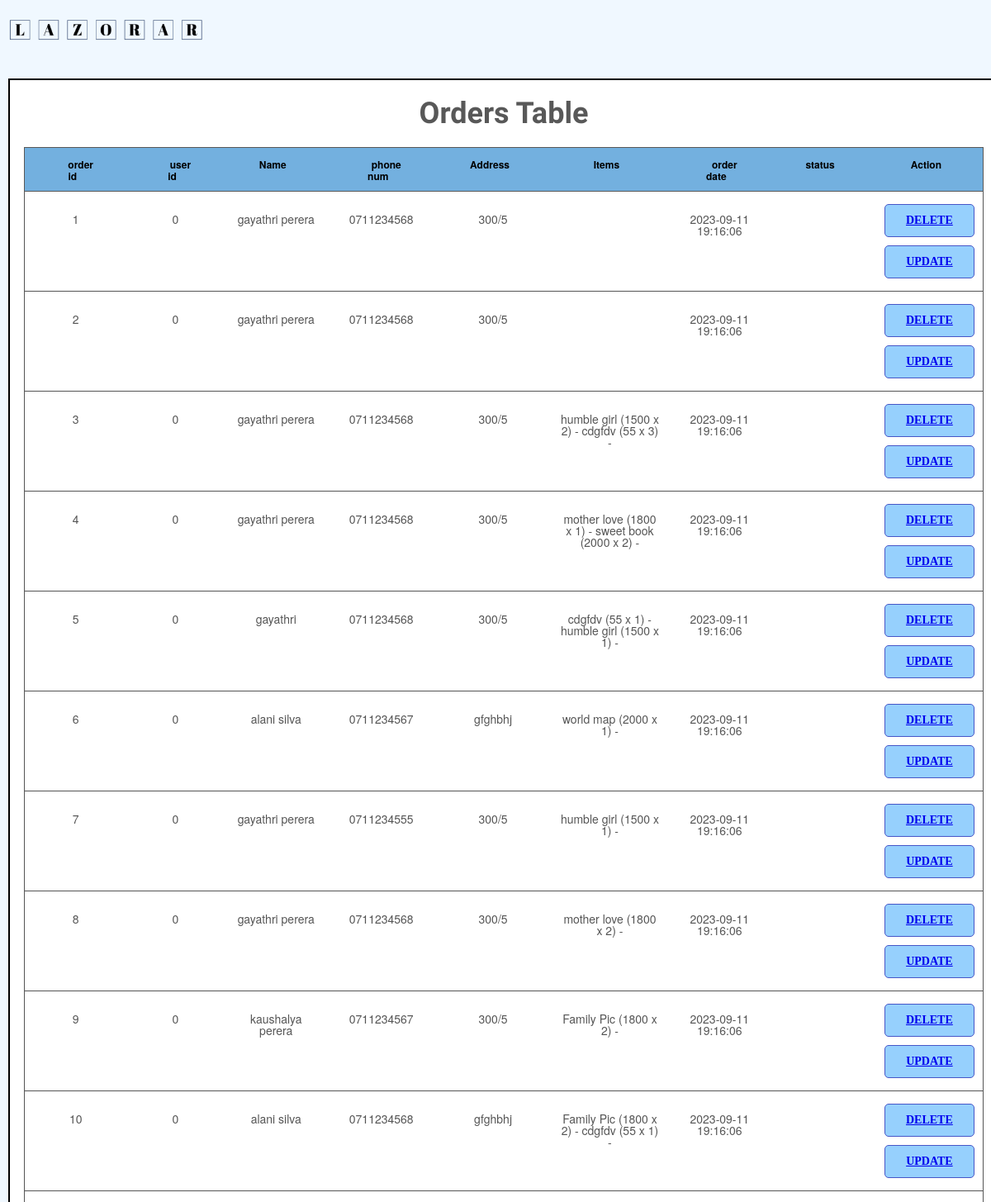
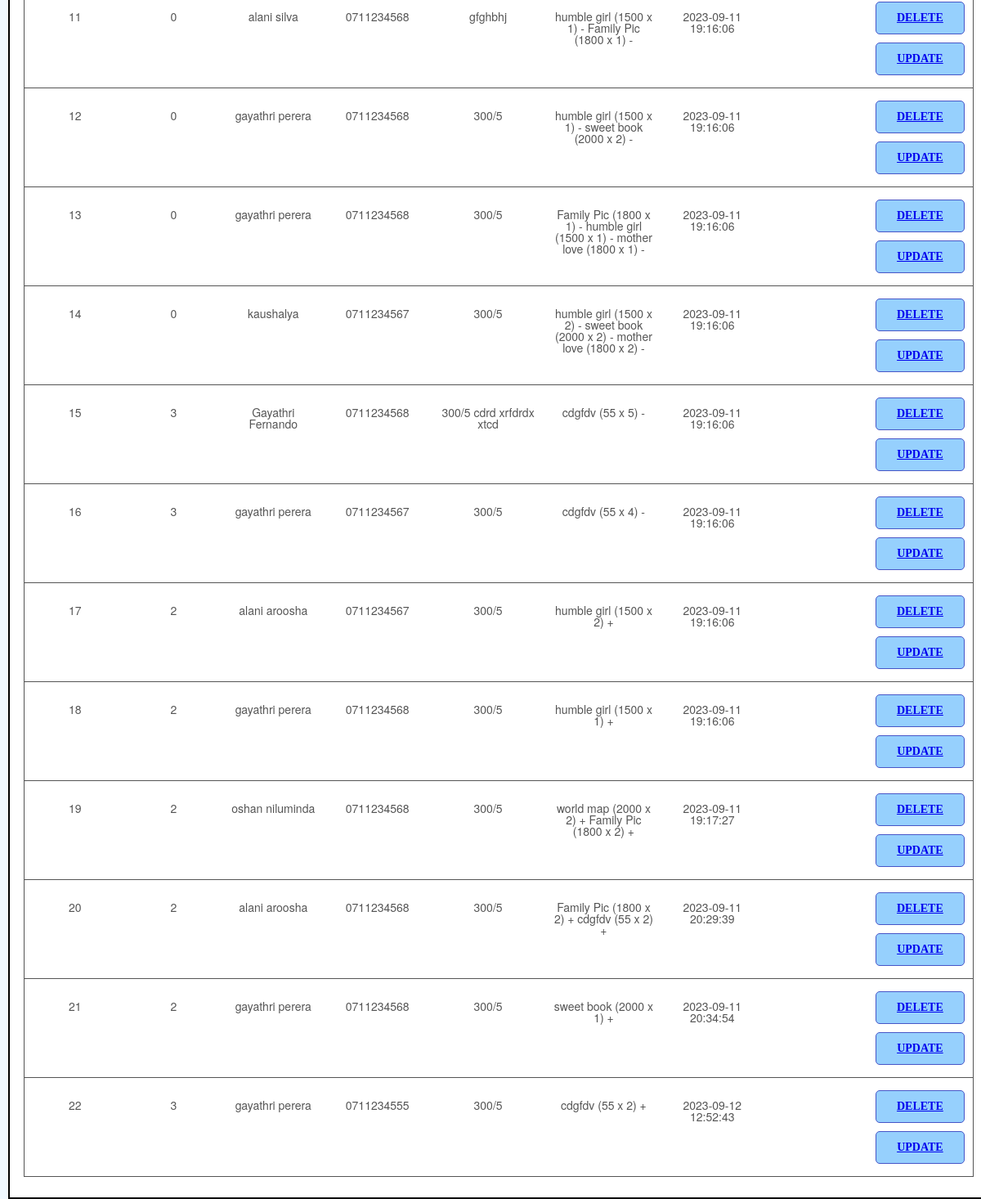
The page /admin/orders.php on the database its author committed (2 pictures, top to bottom).
### tables this page shows
CREATE TABLE `orders` (
  `orderId` int(11) NOT NULL,
  `user_id` int(11) NOT NULL,
  `orderCode` varchar(100) NOT NULL,
  `name` varchar(100) NOT NULL,
  `number` varchar(100) NOT NULL,
  `email` varchar(100) NOT NULL,
  `address` varchar(150) NOT NULL,
  `totalProduct` varchar(200) NOT NULL,
  `totalPrice` int(11) NOT NULL,
  `orderDate` datetime NOT NULL DEFAULT current_timestamp()
);

### admin/orders.php (the view, shortened to what this page needs)
<!DOCTYPE html>
<html lang="en">
<head>
  <link rel="stylesheet" href="table.css">
</head>
<body>
  <div class="imgAddItem">
    <a href="adminPanel.php"><img src="image/logo.png" alt="Lazorar"></a>
  </div>
  <div id="wrapper">
    <h1>Orders Table</h1>
    <table id="keywords" cellspacing="0" cellpadding="0">
      <thead>
        <tr>
          <th><span>order id</span></th>
          <th><span>user id</span></th>
          <th><span>Name</span></th>
          <th><span>phone num</span></th>
          <th><span>Address</span></th>
          <th><span>Items</span></th>
          <th><span>order date</span></th>
          <th><span>status</span></th>
          <th><span>Action</span></th>
        </tr>
      </thead>
      <tbody>
        <?php
        require 'connection.php';
        $select_order = mysqli_query($con, "SELECT * FROM `orders`");
        if (mysqli_num_rows($select_order) > 0) {
          while ($row = mysqli_fetch_assoc($select_order)) {
            ?>
            <tr>
              <td>
                <?php echo $row['orderId']; ?>
              </td>
              <td>
                <?php echo $row['user_id']; ?>
              </td>
              <td>
                <?php echo $row['name']; ?>
              </td>
              <td>
                <?php echo $row['number']; ?>
              </td>
              <td>
                <?php echo $row['address']; ?>
              </td>
              <td>
                <?php echo $row['totalProduct']; ?>
              </td>
              <td>
                <?php echo $row['orderDate']; ?>
              </td>
              <td>
              </td>
              <td>
                <a href="order-delete.php?delete=<?php echo $row['orderId']; ?>"> <button
                    class="btnDelete">Delete</a></button> <br>
                <a href="order-update.php?edit=<?php echo $row['orderId']; ?>"> <button>update</a></button> <br>
            </tr>
            <?php
          }
        }
        ?>
      </tbody>
    </table>
  </div>
</body>
</html>

### admin/table.css (style rules this page uses)
html, body, div, span, applet, object, iframe, h1, h2, h3, h4, h5, h6, p, blockquote, pre, a, abbr, acronym, address, big, cite, code, del, dfn, em, img, ins, kbd, q, s, samp, small, strike, strong, sub, sup, tt, var, b, u, i, center, dl, dt, dd, ol, ul, li, fieldset, form, label, legend, table, caption, tbody, tfoot, thead, tr, th, td, article, aside, canvas, details, embed, figure, figcaption, footer, header, hgroup, menu, nav, output, ruby, section, summary, time, mark, audio, video { margin: 0; padding: 0; border: 0; font-size: 100%; font: inherit; vertical-align: baseline; outline: none; -webkit-font-smoothing: antialiased; -webkit-text-size-adjust: 100%; -ms-text-size-adjust: 100%; -webkit-box-sizing: border-box; -moz-box-sizing: border-box; box-sizing: border-box; }
html { overflow-y: scroll; }
body { background-color: aliceblue; font-family: 'Helvetica Neue', Helvetica, Arial, sans-serif; font-size: 62.5%; line-height: 1; color: #585858; padding: 22px 10px; padding-bottom: 55px; }
table { border-collapse: collapse; border-spacing: 0; }
img { border: 0; max-width: 100%; }
h1 { font-family: 'Amarante', Tahoma, sans-serif; font-weight: bold; font-size: 3.6em; line-height: 1.7em; margin-bottom: 10px; text-align: center; }
.imgAddItem img { width: 20%; margin-bottom: 15px; }
#wrapper { display: block; width: 1200px; background: #fff; margin: 0 auto; padding: 10px 17px; margin-top: 30px; border: 2px solid black; -webkit-box-shadow: 2px 2px 3px -1px rgba(0,0,0,0.35); }
#keywords { margin: 0 auto; font-size: 1.4em; margin-bottom: 15px; border: 1px solid; }
#keywords tr { border: 1px solid; }
#keywords thead { cursor: pointer; background: #73b0df; }
#keywords thead tr th { font-weight: bold; padding: 12px 30px; padding-left: 42px; }
#keywords thead tr th span { padding-right: 20px; background-repeat: no-repeat; background-position: 100% 100%; font-size: 12px; color:black; }
#keywords tbody tr { color: #555; }
#keywords tbody tr td { text-align: center; padding: 15px 10px; }
.btnDelete { margin-bottom: 10px; }
button { width: 100%; height: 40px; background: #96d0fd; box-sizing: border-box; border-radius: 5px; border: 1px solid #4756c7; color: #fff; font-weight: bold; text-transform: uppercase; font-size: 14px; font-family: Montserrat; outline: none; cursor: pointer; text-decoration: none; }

### rows shown on the page
orders: orderId "1", user "0", name "gayathri perera", number "0711234568", address "300/5", orderDate "2023-09-11 19:16:06"
orders: orderId "2", user "0", name "gayathri perera", number "0711234568", address "300/5", orderDate "2023-09-11 19:16:06"
orders: orderId "3", user "0", name "gayathri perera", number "0711234568", address "300/5", totalProduct "humble girl (1500 x 2) - cdgfdv (55 x 3) -", orderDate "2023-09-11 19:16:06"
orders: orderId "4", user "0", name "gayathri perera", number "0711234568", address "300/5", totalProduct "mother love (1800 x 1) - sweet book (2000 x 2) -", orderDate "2023-09-11 19:16:06"
orders: orderId "5", user "0", name "gayathri", number "0711234568", address "300/5", totalProduct "cdgfdv (55 x 1) - humble girl (1500 x 1) -", orderDate "2023-09-11 19:16:06"
orders: orderId "6", user "0", name "alani silva", number "0711234567", address "gfghbhj", totalProduct "world map (2000 x 1) -", orderDate "2023-09-11 19:16:06"
orders: orderId "7", user "0", name "gayathri perera", number "0711234555", address "300/5", totalProduct "humble girl (1500 x 1) -", orderDate "2023-09-11 19:16:06"
orders: orderId "8", user "0", name "gayathri perera", number "0711234568", address "300/5", totalProduct "mother love (1800 x 2) -", orderDate "2023-09-11 19:16:06"
orders: orderId "9", user "0", name "kaushalya perera", number "0711234567", address "300/5", totalProduct "Family Pic (1800 x 2) -", orderDate "2023-09-11 19:16:06"
orders: orderId "10", user "0", name "alani silva", number "0711234568", address "gfghbhj", totalProduct "Family Pic (1800 x 2) - cdgfdv (55 x 1) -", orderDate "2023-09-11 19:16:06"
orders: orderId "11", user "0", name "alani silva", number "0711234568", address "gfghbhj", totalProduct "humble girl (1500 x 1) - Family Pic (1800 x 1) -", orderDate "2023-09-11 19:16:06"
orders: orderId "12", user "0", name "gayathri perera", number "0711234568", address "300/5", totalProduct "humble girl (1500 x 1) - sweet book (2000 x 2) -", orderDate "2023-09-11 19:16:06"
orders: orderId "13", user "0", name "gayathri perera", number "0711234568", address "300/5", totalProduct "Family Pic (1800 x 1) - humble girl (1500 x 1) - mother love (1800 x 1) -", orderDate "2023-09-11 19:16:06"
orders: orderId "14", user "0", name "kaushalya", number "0711234567", address "300/5", totalProduct "humble girl (1500 x 2) - sweet book (2000 x 2) - mother love (1800 x 2) -", orderDate "2023-09-11 19:16:06"
orders: orderId "15", user "3", name "Gayathri Fernando", number "0711234568", address "300/5 cdrd xrfdrdx xtcd", totalProduct "cdgfdv (55 x 5) -", orderDate "2023-09-11 19:16:06"
orders: orderId "16", user "3", name "gayathri perera", number "0711234567", address "300/5", totalProduct "cdgfdv (55 x 4) -", orderDate "2023-09-11 19:16:06"
orders: orderId "17", user "2", name "alani aroosha", number "0711234567", address "300/5", totalProduct "humble girl (1500 x 2) +", orderDate "2023-09-11 19:16:06"
orders: orderId "18", user "2", name "gayathri perera", number "0711234568", address "300/5", totalProduct "humble girl (1500 x 1) +", orderDate "2023-09-11 19:16:06"
orders: orderId "19", user "2", name "oshan niluminda", number "0711234568", address "300/5", totalProduct "world map (2000 x 2) + Family Pic (1800 x 2) +", orderDate "2023-09-11 19:17:27"
orders: orderId "20", user "2", name "alani aroosha", number "0711234568", address "300/5", totalProduct "Family Pic (1800 x 2) + cdgfdv (55 x 2) +", orderDate "2023-09-11 20:29:39"
orders: orderId "21", user "2", name "gayathri perera", number "0711234568", address "300/5", totalProduct "sweet book (2000 x 1) +", orderDate "2023-09-11 20:34:54"
orders: orderId "22", user "3", name "gayathri perera", number "0711234555", address "300/5", totalProduct "cdgfdv (55 x 2) +", orderDate "2023-09-12 12:52:43"
